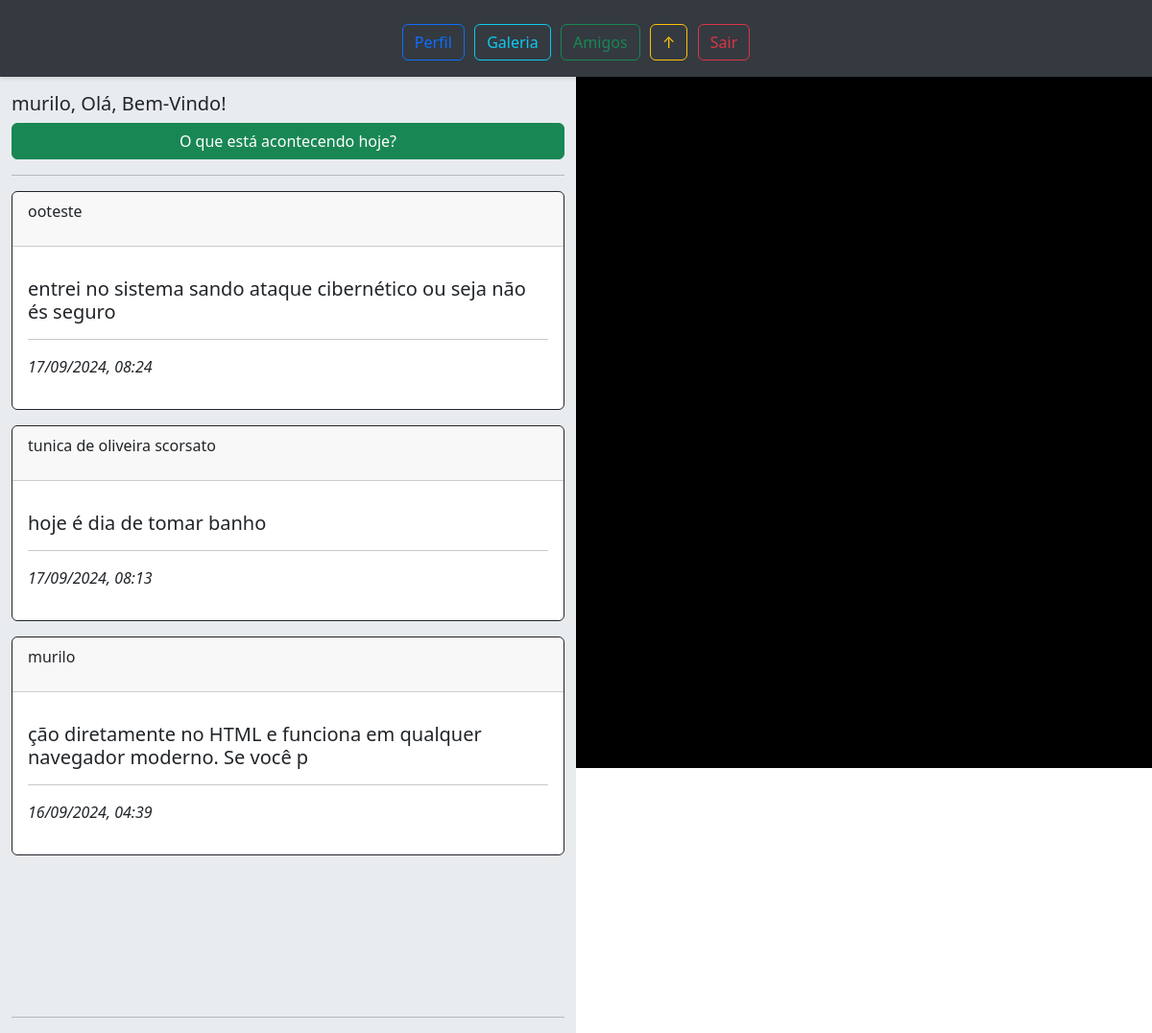
Page /plataforma/inicio/ (signed in) on the committed database.
### plataforma/models.py (models this page shows)
class OQueTemosParaHoje(models.Model):
    usuario = models.ForeignKey(User, on_delete=models.CASCADE)  # Relaciona com o modelo User
    msg_hoje = models.CharField(max_length=105)
    mensagem = models.DateTimeField(default=timezone.now)  # Armazena a data e hora da mensagem
    contador = models.IntegerField()
    def __str__(self):
        return self.msg_hoje

### plataforma/views.py (the view, shortened to what this page needs)
# urls.py: path('inicio/', views.plataforma, name='plataforma'),
@login_required(login_url='/auth/cadastro')
def plataforma(request):
    nome = request.user.username
    if request.method == 'GET':
        try:
            msg = Menssagem_plataforma.objects.filter(usuario=request.user).order_by('-id')
            menssagem = "\n".join(str(item) for item in msg) if msg.exists() else 'Olá! Estou feliz em conhecer esta ' \
                                                                                  'plataforma! '
        except Exception as e:
            messages.error(request, 'Erro ao recuperar mensagens: {}'.format(e))
            menssagem = 'Olá! Estou feliz em conhecer esta plataforma!'
        try:
            msg_modal = OQueTemosParaHoje.objects.filter(usuario=request.user).order_by('-mensagem')
            menssagem_modal = "\n".join(str(item) for item in msg_modal) if msg_modal.exists() else 'Ainda não há ' \
                                                                                                    'mensagens para ' \
                                                                                                    'hoje! '
        except Exception as e:
            messages.error(request, 'Erro ao recuperar mensagens do modal: {}'.format(e))
            menssagem_modal = 'Ainda não há mensagens para hoje!'
        try:
            msg_mural = OQueTemosParaHoje.objects.all().order_by('-mensagem')
        except Exception as e:
            messages.error(request, 'Erro ao recuperar mensagens do mural: {}'.format(e))
            msg_mural = []
        return render(request, 'plataforma.html', {
            'nome': nome,
            'menssagem': menssagem,
            'menssagem_modal': menssagem_modal,
            'msg_mural': msg_mural
        })

### plataforma/templates/plataforma.html (shortened to what this page needs)
{% extends 'base_plataforma.html' %}
{% load static %}
{% block head %}
    <link rel="stylesheet" href="{% static 'plataforma/css/plataforma.css' %}">
{% endblock %}
{% block body %}
<h1 class="fixed-header">
    <button type="button" class="btn btn-outline-primary">Perfil</button>
    <button type="button" class="btn btn-outline-info">Galeria</button>
    <button type="button" class="btn btn-outline-success">Amigos</button>
    <a href="#"><button type="button" class="btn btn-outline-warning"> &#8593; </button></a>
    <a href="{% url 'sair' %}"><button type="button" class="btn btn-outline-danger">Sair</button></a>
</h1>
<div class="container-fluid vh-100 mt-5">
    <div class="row h-100">
        <div class="col-md-6" style="background-color: #e9ecef;"><br>
            <br><h5>{{ nome }}, Olá, Bem-Vindo!</h5>
            <button type="button" class="btn btn-success w-100" data-bs-toggle="modal" data-bs-target="#exampleModal">
                O que está acontecendo hoje?
            </button>
            <hr>
            <div class="row">
                {% for item in msg_mural %}
                <div class="col-12">
                    <div class="card border-dark mb-3">
                        <div class="card-header">
                            <p>{{ item.usuario.username }}</p>
                        </div>
                        <div class="card-body text-dark">
                            <p class="card-text"><h5>{{ item.msg_hoje }}</h5></p>
                            <hr>
                            <p><i>{{ item.mensagem|date:"d/m/Y,  H:i" }}</i></p>
                        </div>
                    </div>
                </div>
                {% endfor %}
            </div>
            <p></p><br><br><br><br><br><hr>
        </div>
        <div class="col-md-6 fixed-column bg-black"><br><br>
        </div>
    </div>
</div>
{% endblock %}

### templates/static/plataforma/css/plataforma.css (style rules this page uses)
h1 { color: red; }
.fixed-header { position: fixed; top: 0; left: 0; width: 100%; z-index: 1030; background-color: #343a40; text-align: center; padding: 1rem 0; box-shadow: 0 2px 4px rgba(0, 0, 0, 0.1); }
@media (min-width: 769px) { .fixed-column { position: fixed; right: 0; top: 0; height: 100vh; width: 50%; } }

### rows in the picture
OQueTemosParaHoje: usuario.username "ooteste", msg_hoje "entrei no sistema sando ataque cibernético ou seja não és seguro", mensagem "17/09/2024, 08:24"
OQueTemosParaHoje: usuario.username "tunica de oliveira scorsato", msg_hoje "hoje é dia de tomar banho", mensagem "17/09/2024, 08:13"
OQueTemosParaHoje: usuario.username "murilo", msg_hoje "ção diretamente no HTML e funciona em qualquer navegador moderno. Se você p", mensagem "16/09/2024, 04:39"

### other values in the picture
{{ nome }} "murilo"
